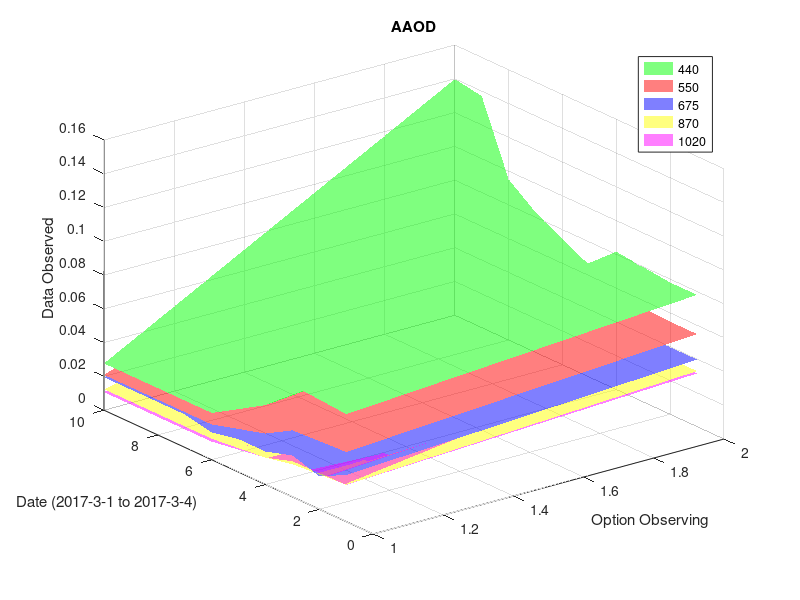

The MATLAB source for this figure:
% sample from the official
%{
[X,Y] = meshgrid(1:0.5:10,1:20);
Z = sin(X) + cos(Y);
surf(X,Y,Z)
%}
% sample I learned
%{
X=[100,200,300;100,200,300;100,200,300]
X
Y=[1,2,3;3,4,5;5,6,7]
Y
%[X,Y]=meshgrid([[1,2,3],[3,4,5],[,5,6,7]],100:100:300)
Z=[1,2,3;1,2,3;1,2,3]
Z
surf(X,Y,Z)
%}
%sample with AAOD.2017.3.1-4.data of ningbo
%options=440,675,870,1020,550
legends=[440,550,675,870,1020];
%days = 4 days
days=(1:2); % n=2
times=(1:10); % m=10;
%times = time points per day
v1=[
    0.0636,0.0649,0.0662,0.04695,0.037325,0.0277,0.0277,0.0277,0.0277,0.0277;
    0.078,0.078,0.0798,0.0816,0.0662,0.07455,0.0829,0.0951,0.1371,0.1398;
    ];% m:n=size(times), 10:2
v1=v1';

v2=[
    0.0412,0.0403,0.0394,0.03015,0.025525,0.0209,0.0209,0.0209,0.0209,0.0209;
    0.0548,0.0548,0.0554,0.056,0.0438,0.0499,0.056,0.0641,0.0902,0.0957;
    ];
v2=v2';

v3=[
    0.0276,0.01952,0.0245,0.01952,0.01952,0.0162,0.01952,0.01952,0.01952,0.01952;
    0.0397,0.0397,0.0397,0.0397,0.03,0.03455,0.0391,0.0446,0.0614,0.0676;
    ];
v3=v3';

v4=[
    0.0218,0.02055,0.0193,0.01585,0.014125,0.0124,0.0124,0.0124,0.0124,0.0124;
    0.0329,0.0329,0.0324,0.0319,0.0225,0.02605,0.0296,0.0336,0.0484,0.053;
    ];
v4=v4';

v5=[
    0.0217,0.0214,0.0211,0.0159,0.0133,0.0107,0.0107,0.0107,0.0107,0.0107;
    0.0315,0.0315,0.03055,0.0296,0.0196,0.02225,0.0249,0.0286,0.0429,0.0467;
    ];
v5=v5';
%{
CO(:,:,1) = zeros(25); % red
CO(:,:,2) = ones(25).*linspace(0.5,0.6,25); % green
CO(:,:,3) = ones(25).*linspace(0,1,25); % blue
%}
figure
%s1=surf(options,days,times1,'FaceColor','g','LineStyle',':', 'FaceAlpha',0.8, 'EdgeColor','none');
%hold on
%s2=surf(options,days,times2,'FaceColor','r', 'FaceAlpha',0.8, 'EdgeColor','none');
s1=surf(days,times,v1,'FaceColor','g','LineStyle','-', 'FaceAlpha',0.5, 'EdgeColor','none');
hold on
s2=surf(days,times,v2,'FaceColor','r','LineStyle','-', 'FaceAlpha',0.5, 'EdgeColor','none');
hold on
s3=surf(days,times,v3,'FaceColor','b','LineStyle','-', 'FaceAlpha',0.5, 'EdgeColor','none');
hold on
s4=surf(days,times,v4,'FaceColor','y','LineStyle','-', 'FaceAlpha',0.5, 'EdgeColor','none');
hold on
s5=surf(days,times,v5,'FaceColor','m','LineStyle','-', 'FaceAlpha',0.5, 'EdgeColor','none');

zlabel('Data Observed');
xlabel('Option Observing');
ylabel('Date (2017-3-1 to 2017-3-4)')
title('AAOD')
legend([s1, s2,s3,s4,s5], {'440','550','675','870','1020'});



